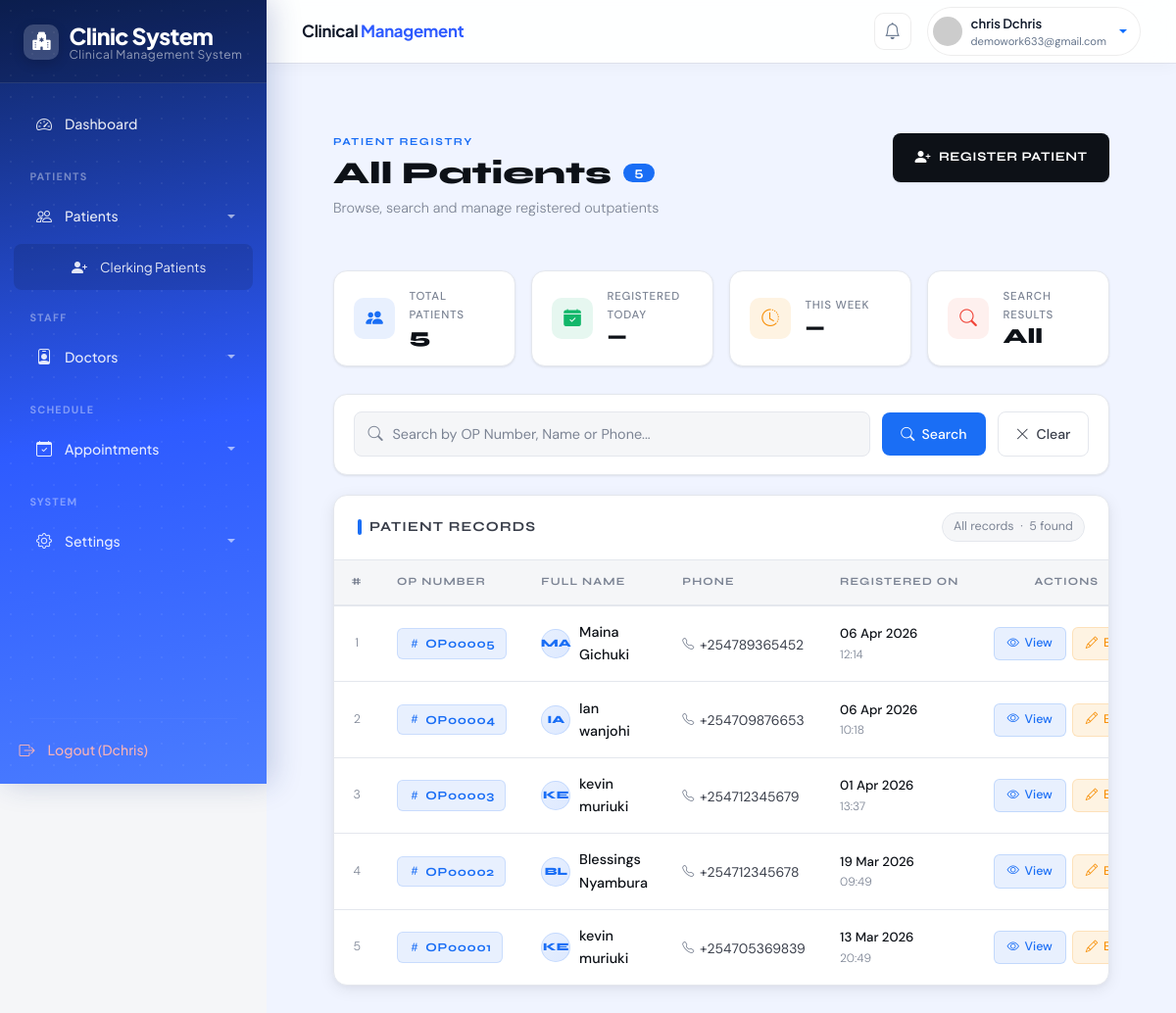
Screenshot of /patient/list/ (signed in) with the database file from the repository.
### hospital/models.py (models this page shows, shortened)
class Patient(models.Model):
    op_number = models.CharField(max_length=10, unique=True, editable=False, blank=True)
    full_name = models.CharField("Full Name", max_length=100)
    GENDER_CHOICES = [('M', 'Male'), ('F', 'Female'), ('O', 'Other')]
    gender = models.CharField(max_length=1, choices=GENDER_CHOICES)
    date_of_birth = models.DateField("Date of Birth")
    phone_regex = RegexValidator(regex=r'^\+254\d{9}$', message="Phone must be +254 followed by 9 digits")
    phone = models.CharField(validators=[phone_regex], max_length=13, unique=True)
    id_number = models.CharField("ID Number", max_length=20, blank=True, null=True)
    address = models.CharField("Residence / Address", max_length=200)
    next_of_kin_name = models.CharField("Next of Kin Name", max_length=100)
    next_of_kin_phone = models.CharField("Next of Kin Phone", max_length=13, blank=True)
    PATIENT_TYPE = [('outpatient', 'Outpatient')]
    patient_type = models.CharField(max_length=20, choices=PATIENT_TYPE, default='outpatient')
    PAYMENT_MODE = [('cash', 'Cash'), ('insurance', 'Insurance'), ('other', 'Other')]
    payment_mode = models.CharField(max_length=20, choices=PAYMENT_MODE, default='cash')
    registered_on = models.DateTimeField(auto_now_add=True)
    class Meta:
        ordering = ['-registered_on']

### hospital/views.py (the view)
# urls.py: path('patient/list/', views.patient_list, name='patient_list'),
@login_required(login_url='/login/')
def patient_list(request):
    query    = request.GET.get('q', '').strip()
    patients = Patient.objects.all().order_by('-registered_on')
    if query:
        patients = patients.filter(
            Q(op_number__icontains=query) |
            Q(full_name__icontains=query) |
            Q(phone__icontains=query)
        )
    return render(request, 'patient_list.html', {
        'patients':       patients,
        'query':          query,
        'total_patients': patients.count(),
    })

### hospital/context_processors.py (called while the page is built)
def user_groups(request):
    if request.user.is_authenticated:
        return {
            'user_groups': [group.name for group in request.user.groups.all()]
        }
    return {'user_groups': []}

### templates/patient_list.html (shortened to what this page needs)
{% extends 'base.html' %}
{% block content %}
<div class="pl-wrapper">
  <div class="pl-header">
    <div class="pl-title-block">
      <div class="pl-eyebrow">Patient Registry</div>
      <h1 class="pl-title">
        All Patients
        <span class="pl-count-pill">{{ patients.count }}</span>
      </h1>
      <p class="pl-subtitle">Browse, search and manage registered outpatients</p>
    </div>
    <a href="{% url 'register_patient' %}" class="btn-register">
      <i class="bi bi-person-plus-fill"></i>
      <span>Register Patient</span>
    </a>
  </div>
  <div class="pl-stats">
    <div class="stat-card">
      <div class="stat-icon blue"><i class="bi bi-people-fill"></i></div>
      <div>
        <div class="stat-label">Total Patients</div>
        <div class="stat-value">{{ patients.count }}</div>
      </div>
    </div>
    <div class="stat-card">
      <div class="stat-icon green"><i class="bi bi-calendar-check-fill"></i></div>
      <div>
        <div class="stat-label">Registered Today</div>
        <div class="stat-value">—</div>
      </div>
    </div>
    <div class="stat-card">
      <div class="stat-icon amber"><i class="bi bi-clock-history"></i></div>
      <div>
        <div class="stat-label">This Week</div>
        <div class="stat-value">—</div>
      </div>
    </div>
    <div class="stat-card">
      <div class="stat-icon red"><i class="bi bi-search"></i></div>
      <div>
        <div class="stat-label">Search Results</div>
        <div class="stat-value">{% if query %}{{ patients.count }}{% else %}All{% endif %}</div>
      </div>
    </div>
  </div>
  <div class="pl-search-card">
    <form method="get" class="search-inner">
      <div class="search-field-wrap">
        <input type="text" name="q" class="search-input"
               placeholder="Search by OP Number, Name or Phone..."
               value="{{ query }}">
      </div>
      <button type="submit" class="btn-search">
        <i class="bi bi-search"></i>
        <span>Search</span>
      </button>
      <a href="{% url 'patient_list' %}" class="btn-clear">
        <i class="bi bi-x-lg"></i>
        <span>Clear</span>
      </a>
    </form>
  </div>
  <div class="pl-table-card">
    <div class="pl-table-header">
      <div class="pl-table-title">Patient Records</div>
      <span class="result-tag">
        {% if query %}Results for "{{ query }}"{% else %}All records{% endif %}
        &nbsp;·&nbsp; {{ patients.count }} found
      </span>
    </div>
    <div style="overflow-x: auto;">
      <table>
        <thead>
          <tr>
            <th class="center">#</th>
            <th>OP Number</th>
            <th>Full Name</th>
            <th>Phone</th>
            <th>Registered On</th>
            <th class="center">Actions</th>
          </tr>
        </thead>
        <tbody>
          {% for patient in patients %}
          <tr>
            <td class="row-num">{{ forloop.counter }}</td>
            <td>
              <span class="op-badge">
                <i class="bi bi-hash"></i>{{ patient.op_number }}
              </span>
            </td>
            <td>
              <div class="name-cell">
                <div class="patient-avatar">
                  {{ patient.full_name|slice:":2"|upper }}
                </div>
                <span class="patient-name">{{ patient.full_name }}</span>
              </div>
            </td>
            <td>
              <a href="tel:{{ patient.phone }}" class="phone-link">
                <i class="bi bi-telephone"></i>
                {{ patient.phone }}
              </a>
            </td>
            <td>
              <div class="date-cell">
                <span class="date-main">{{ patient.registered_on|date:"d M Y" }}</span>
                <span class="date-time">{{ patient.registered_on|date:"H:i" }}</span>
              </div>
            </td>
            <td class="center">
              <div class="action-group">
                <a href="{% url 'patient_detail' patient.op_number %}" class="btn-action btn-view">
                  <i class="bi bi-eye"></i>
                  <span>View</span>
                </a>
                <a href="{% url 'patient_edit' patient.op_number %}" class="btn-action btn-edit">
                  <i class="bi bi-pencil"></i>
                  <span>Edit</span>
                </a>
              </div>
            </td>
          </tr>
          {% endfor %}
        </tbody>
      </table>
    </div>
  </div>
</div>
{% endblock %}

### templates/base.html (shortened to what this page needs)
<!DOCTYPE html>
<html lang="en">
<head>
    <link href="https://cdn.jsdelivr.net/npm/bootstrap@5.3.3/dist/css/bootstrap.min.css" rel="stylesheet">
    <link rel="stylesheet" href="https://cdn.jsdelivr.net/npm/bootstrap-icons@1.11.3/font/bootstrap-icons.min.css">
</head>
<body>
<div class="sidebar" id="sidebar">
    <div class="logo">
        <div class="logo-icon"><i class="bi bi-hospital-fill"></i></div>
        <div class="logo-text">
            Clinic <strong>System</strong>
            <span>Clinical Management System</span>
        </div>
    </div>
    <nav class="nav flex-column">
        <a class="nav-link {% if request.resolver_match.url_name == 'dashboard' %}active{% endif %}" href="{% url 'dashboard' %}">
            <i class="bi bi-speedometer2"></i> Dashboard
        </a>
        {% if 'receptionist' in user_groups or 'doctor' in user_groups or 'records' in user_groups or 'admin' in user_groups or user.is_superuser %}
        <div class="nav-section-label">Patients</div>
        <a class="nav-link dropdown-toggle" data-bs-toggle="collapse" href="#patientsMenu" role="button" aria-expanded="true" aria-controls="patientsMenu">
            <i class="bi bi-people"></i> Patients
        </a>
        <div class="collapse show" id="patientsMenu">
            {% if 'doctor' in user_groups or 'records' in user_groups or 'admin' in user_groups or user.is_superuser %}
            <a class="nav-link submenu-link {% if request.resolver_match.url_name == 'clerking_patient' %}active{% endif %}" href="{% url 'clerking_patient' %}">
                <i class="bi bi-person-plus-fill"></i> Clerking Patients
            </a>
            {% endif %}
        </div>
        {% endif %}
        {% if 'doctor' in user_groups or 'admin' in user_groups or user.is_superuser %}
        <div class="nav-section-label">Staff</div>
        <a class="nav-link dropdown-toggle" data-bs-toggle="collapse" href="#doctorsMenu" role="button" aria-expanded="false" aria-controls="doctorsMenu">
            <i class="bi bi-person-badge"></i> Doctors
        </a>
        {% endif %}
        {% if 'records' in user_groups or 'doctor' in user_groups or 'admin' in user_groups or user.is_superuser %}
        <div class="nav-section-label">Schedule</div>
        <a class="nav-link dropdown-toggle" data-bs-toggle="collapse" href="#appointmentsMenu" role="button" aria-expanded="false" aria-controls="appointmentsMenu">
            <i class="bi bi-calendar-check"></i> Appointments
        </a>
        {% endif %}
        <div class="nav-section-label">System</div>
        <a class="nav-link dropdown-toggle" data-bs-toggle="collapse" href="#settingsMenu" role="button" aria-expanded="false" aria-controls="settingsMenu">
            <i class="bi bi-gear"></i> Settings
        </a>
    </nav>
    <div class="sidebar-logout">
        <hr class="border-light">
        {% if user.is_authenticated %}
        <form action="{% url 'logout' %}" method="post" class="m-0 p-0" onsubmit="return confirm('Are you sure you want to logout?');">
            <button type="submit" class="nav-link btn btn-link p-0 border-0 bg-transparent text-start w-100">
                <i class="bi bi-box-arrow-right"></i> Logout ({{ user.username }})
            </button>
        </form>
        {% else %}
        <a class="nav-link" href="{% url 'login' %}">
            <i class="bi bi-box-arrow-in-right"></i> Login
        </a>
        {% endif %}
    </div>
</div>
<div class="main-content" id="main-content">
    <div class="topbar">
        <div class="topbar-brand d-none d-lg-block">
            Clinical <span>Management</span>
        </div>
        <div class="topbar-right">
            <a href="#" class="topbar-icon-btn" title="Notifications">
                <i class="bi bi-bell"></i>
            </a>
            {% if user.is_authenticated %}
            <div class="dropdown">
                <a class="user-pill dropdown-toggle text-decoration-none" data-bs-toggle="dropdown" href="#" role="button">
                    <img src="https://ui-avatars.com/api/?name={{ user.username }}&background=2e5bff&color=fff&size=60&bold=true" alt="{{ user.username }}">
                    <div class="d-none d-sm-block">
                        <div class="user-pill-name">{{ user.get_full_name|default:user.username }}</div>
                        <div class="user-pill-role">{{ user.email|default:"Staff" }}</div>
                    </div>
                </a>
            </div>
            {% else %}
            <a class="topbar-icon-btn" href="{% url 'login' %}" title="Login">
                <i class="bi bi-box-arrow-in-right"></i>
            </a>
            {% endif %}
        </div>
    </div>
    <div class="page-container">
        {% block content %}
        {% endblock %}
    </div>
</div>
</body>
</html>

### rows the page displays
Patient: op_number "OP00005", full_name "MA", full_name "Maina Gichuki", phone "+254789365452", registered_on "06 Apr 2026", registered_on "12:14"
Patient: op_number "OP00004", full_name "IA", full_name "Ian wanjohi", phone "+254709876653", registered_on "06 Apr 2026", registered_on "10:18"
Patient: op_number "OP00003", full_name "KE", full_name "kevin muriuki", phone "+254712345679", registered_on "01 Apr 2026", registered_on "13:37"
Patient: op_number "OP00002", full_name "BL", full_name "Blessings Nyambura", phone "+254712345678", registered_on "19 Mar 2026", registered_on "09:49"
Patient: op_number "OP00001", full_name "KE", full_name "kevin muriuki", phone "+254705369839", registered_on "13 Mar 2026", registered_on "20:49"

### other values shown
{{ user.username }} "Dchris"
{{ user.get_full_name|default:user.username }} "chris Dchris"
{{ user.email|default:"Staff" }} "demowork633@gmail.com"
{{ patients.count }} "5"
